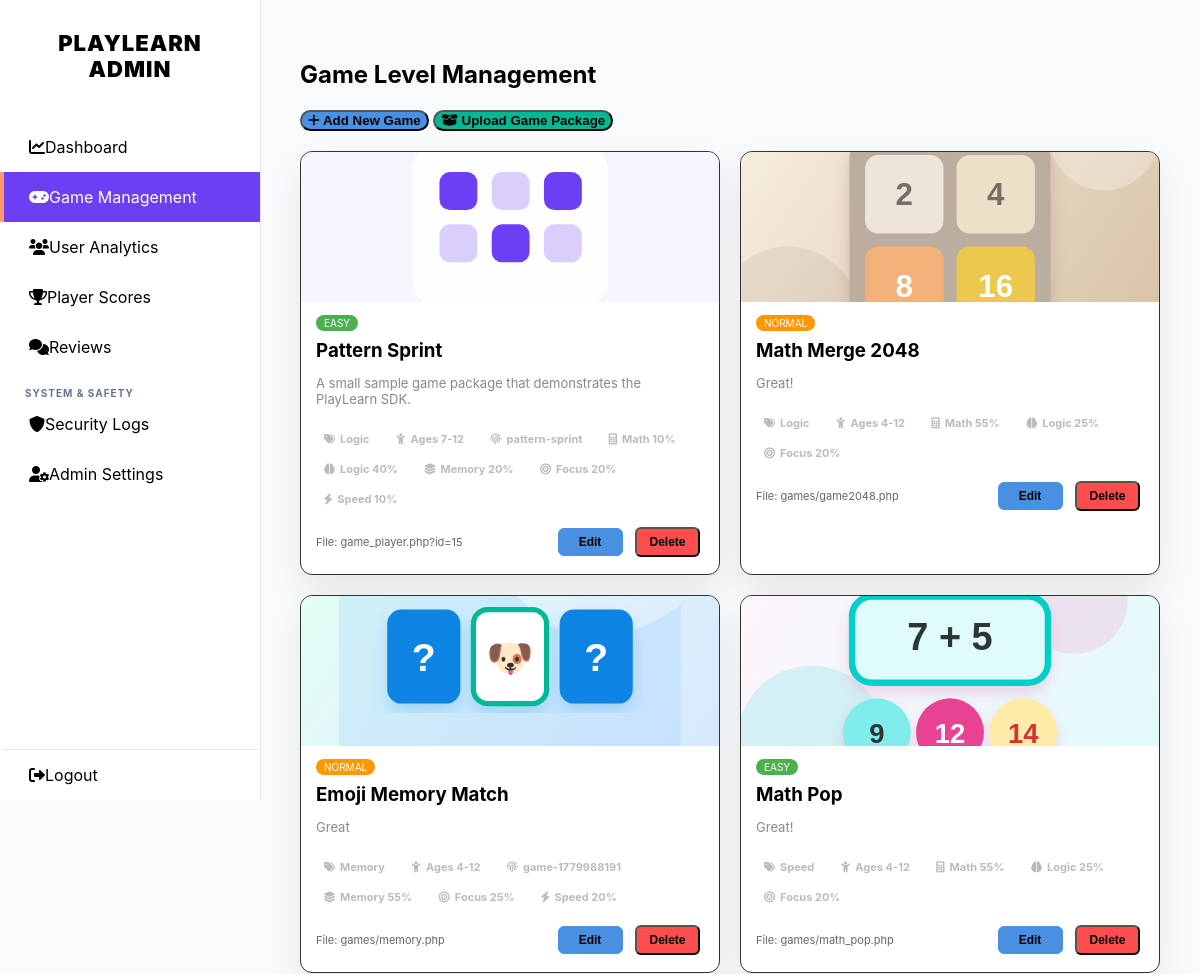
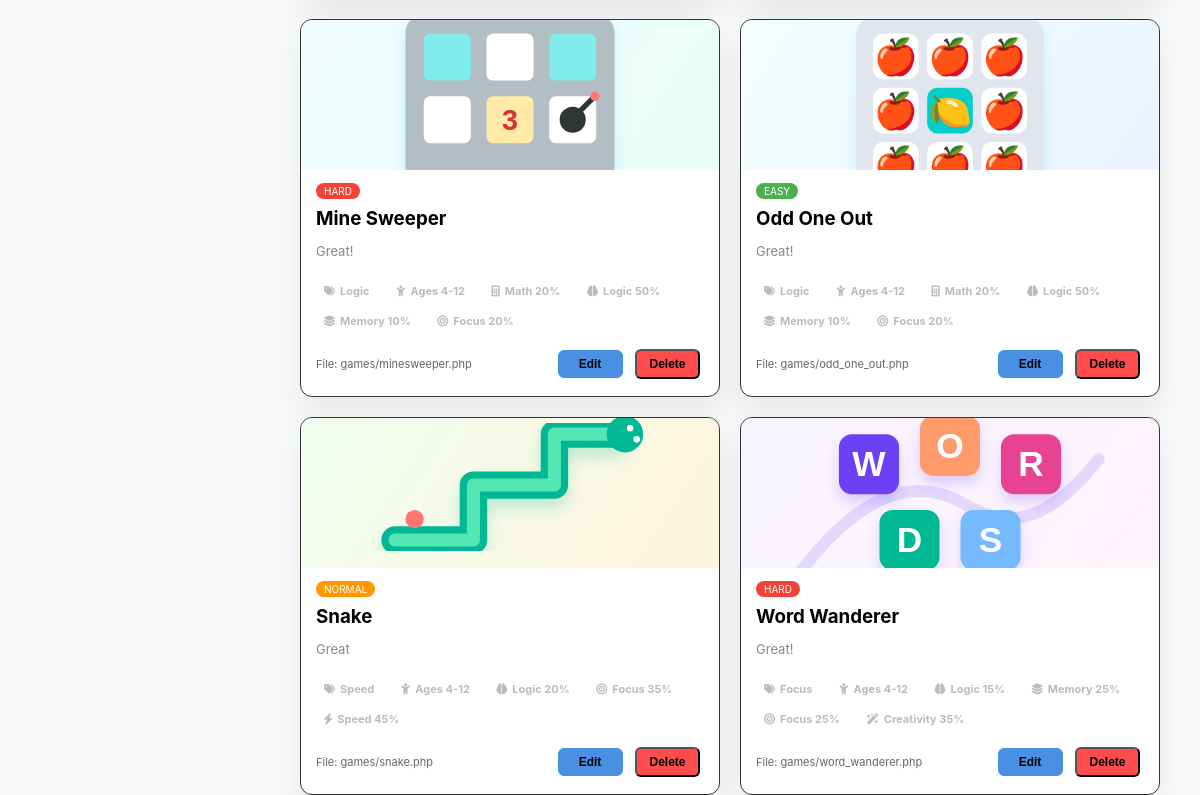
Screenshot of /admin_games.php (signed in) with the database file from the repository (2 pictures, top to bottom).
### tables this page shows
CREATE TABLE `levels` (
  `id` int(11) NOT NULL,
  `level_name` varchar(100) NOT NULL,
  `category` varchar(50) NOT NULL DEFAULT 'Logic',
  `level_description` text DEFAULT NULL,
  `difficulty` enum('Easy','Normal','Hard') DEFAULT 'Easy',
  `target_score` int(11) DEFAULT 100,
  `image_url` varchar(255) DEFAULT 'assets/img/default_level.jpg',
  `game_url` varchar(255) NOT NULL DEFAULT 'game2048.php',
  `custom_slug` varchar(80) DEFAULT NULL,
  `package_path` varchar(255) DEFAULT NULL,
  `package_status` enum('published','draft','rejected') NOT NULL DEFAULT 'published',
  `package_manifest` text DEFAULT NULL,
  `status` enum('published','draft') DEFAULT 'published',
  `created_at` timestamp NOT NULL DEFAULT current_timestamp(),
  `is_featured` tinyint(1) DEFAULT 0,
  `is_trending` tinyint(1) DEFAULT 0,
  `editor_choice` tinyint(1) NOT NULL DEFAULT 0
);

### includes/learning_helpers.php (called while the page is built, shortened)
<?php
function pl_skill_definitions() {
    return [
        'math' => ['label' => 'Math', 'icon' => 'fa-calculator', 'color' => '#4A90E2'],
        'logic' => ['label' => 'Logic', 'icon' => 'fa-brain', 'color' => '#6C3FF5'],
        'memory' => ['label' => 'Memory', 'icon' => 'fa-layer-group', 'color' => '#00B894'],
        'focus' => ['label' => 'Focus', 'icon' => 'fa-bullseye', 'color' => '#FF9B6B'],
        'speed' => ['label' => 'Speed', 'icon' => 'fa-bolt', 'color' => '#F4B400'],
        'creativity' => ['label' => 'Creativity', 'icon' => 'fa-wand-magic-sparkles', 'color' => '#E84393'],
    ];
}
function pl_default_game_covers() {
    return [
        '2048' => 'assets/game_covers/math_merge_2048.svg',
        'memory' => 'assets/game_covers/emoji_memory_match.svg',
        'math_pop' => 'assets/game_covers/math_pop.svg',
        'minesweeper' => 'assets/game_covers/mine_sweeper.svg',
        'mine' => 'assets/game_covers/mine_sweeper.svg',
        'odd_one_out' => 'assets/game_covers/odd_one_out.svg',
        'odd' => 'assets/game_covers/odd_one_out.svg',
        'snake' => 'assets/game_covers/snake_dash.svg',
        'word' => 'assets/game_covers/word_wanderer.svg',
    ];
}
function pl_game_cover_url($game) {
    $name = strtolower($game['level_name'] ?? '');
    $url = strtolower($game['game_url'] ?? '');
    $covers = pl_default_game_covers();
    foreach ($covers as $needle => $cover) {
        if (strpos($name, $needle) !== false || strpos($url, $needle) !== false) {
            return $cover;
        }
    }
    return $game['image_url'] ?? 'img/default-game.png';
}
function pl_ensure_learning_schema($conn) {
    $conn->query("CREATE TABLE IF NOT EXISTS game_skill_weights (
        id INT AUTO_INCREMENT PRIMARY KEY,
        game_id INT NOT NULL,
        skill_key VARCHAR(30) NOT NULL,
        weight TINYINT UNSIGNED NOT NULL DEFAULT 0,
        updated_at TIMESTAMP DEFAULT CURRENT_TIMESTAMP ON UPDATE CURRENT_TIMESTAMP,
        UNIQUE KEY uniq_game_skill (game_id, skill_key)
    ) ENGINE=InnoDB DEFAULT CHARSET=utf8mb4");
    $conn->query("CREATE TABLE IF NOT EXISTS game_age_bands (
        game_id INT NOT NULL PRIMARY KEY,
        min_age TINYINT UNSIGNED NOT NULL DEFAULT 4,
        max_age TINYINT UNSIGNED NOT NULL DEFAULT 12,
        updated_at TIMESTAMP DEFAULT CURRENT_TIMESTAMP ON UPDATE CURRENT_TIMESTAMP
    ) ENGINE=InnoDB DEFAULT CHARSET=utf8mb4");
    $level_columns = [
        'custom_slug' => "ALTER TABLE levels ADD COLUMN custom_slug VARCHAR(80) NULL AFTER game_url",
        'package_path' => "ALTER TABLE levels ADD COLUMN package_path VARCHAR(255) NULL AFTER custom_slug",
        'package_status' => "ALTER TABLE levels ADD COLUMN package_status ENUM('published','draft','rejected') NOT NULL DEFAULT 'published' AFTER package_path",
        'package_manifest' => "ALTER TABLE levels ADD COLUMN package_manifest TEXT NULL AFTER package_status",
    ];
    foreach ($level_columns as $column => $sql) {
        $exists = $conn->query("SHOW COLUMNS FROM levels LIKE '$column'");
    }
    $conn->query("CREATE TABLE IF NOT EXISTS parent_controls (
        id INT AUTO_INCREMENT PRIMARY KEY,
        parent_id INT NOT NULL,
        child_id INT NOT NULL,
        can_clear_history TINYINT(1) NOT NULL DEFAULT 0,
        can_unlink_child TINYINT(1) NOT NULL DEFAULT 1,
        can_update_child_profile TINYINT(1) NOT NULL DEFAULT 0,
        created_at TIMESTAMP DEFAULT CURRENT_TIMESTAMP,
        updated_at TIMESTAMP DEFAULT CURRENT_TIMESTAMP ON UPDATE CURRENT_TIMESTAMP,
        UNIQUE KEY uniq_parent_child (parent_id, child_id)
    ) ENGINE=InnoDB DEFAULT CHARSET=utf8mb4");
    $conn->query("CREATE TABLE IF NOT EXISTS parent_learning_targets (
        id INT AUTO_INCREMENT PRIMARY KEY,
        parent_id INT NOT NULL,
        child_id INT NOT NULL,
        skill_key VARCHAR(30) NOT NULL,
        target_value TINYINT UNSIGNED NOT NULL DEFAULT 70,
        note VARCHAR(255) DEFAULT NULL,
        due_date DATE DEFAULT NULL,
        status ENUM('active','completed','archived') NOT NULL DEFAULT 'active',
        created_at TIMESTAMP DEFAULT CURRENT_TIMESTAMP,
        updated_at TIMESTAMP DEFAULT CURRENT_TIMESTAMP ON UPDATE CURRENT_TIMESTAMP,
        UNIQUE KEY uniq_parent_child_skill (parent_id, child_id, skill_key)
    ) ENGINE=InnoDB DEFAULT CHARSET=utf8mb4");
    $score_columns = [
        'correct_answers' => "ALTER TABLE game_scores ADD COLUMN correct_answers INT NULL AFTER level_reached",
        'total_questions' => "ALTER TABLE game_scores ADD COLUMN total_questions INT NULL AFTER correct_answers",
        'reaction_time_ms' => "ALTER TABLE game_scores ADD COLUMN reaction_time_ms INT NULL AFTER total_questions",
        'duration_seconds' => "ALTER TABLE game_scores ADD COLUMN duration_seconds INT NULL AFTER reaction_time_ms",
    ];
    foreach ($score_columns as $column => $sql) {
        $exists = $conn->query("SHOW COLUMNS FROM game_scores LIKE '$column'");
    }
    $user_columns = [
        'ic_number' => "ALTER TABLE users ADD COLUMN ic_number VARCHAR(40) NULL AFTER gender",
        'ban_reason' => "ALTER TABLE users ADD COLUMN ban_reason VARCHAR(255) NULL AFTER status",
        'banned_at' => "ALTER TABLE users ADD COLUMN banned_at DATETIME NULL AFTER ban_reason",
    ];
    foreach ($user_columns as $column => $sql) {
        $exists = $conn->query("SHOW COLUMNS FROM users LIKE '$column'");
    }
}
function pl_get_game_weights($conn, $game_id, $game_name = '', $category = '') {
    pl_ensure_learning_schema($conn);
    $weights = array_fill_keys(array_keys(pl_skill_definitions()), 0);
    $game_id = intval($game_id);
    $res = $conn->query("SELECT skill_key, weight FROM game_skill_weights WHERE game_id = $game_id");
    if ($res && $res->num_rows > 0) {
        while ($row = $res->fetch_assoc()) {
            if (array_key_exists($row['skill_key'], $weights)) {
                $weights[$row['skill_key']] = intval($row['weight']);
            }
        }
        return $weights;
    }
    return pl_default_skill_weights($game_name, $category);
}
?>

### admin_games.php (the view, shortened to what this page needs)
<?php
require 'db_conn.php';
require_once 'includes/learning_helpers.php';
$skills = pl_skill_definitions();
?>
<!DOCTYPE html>
<html lang="en">
<head>
    <link rel="stylesheet" href="https://cdnjs.cloudflare.com/ajax/libs/font-awesome/6.0.0/css/all.min.css">
    <link rel="stylesheet" href="css/admin_global.css?v=<?php echo time(); ?>">
</head>
<body>
    <?php include('includes/sidebar.php'); ?>
    <main class="main-content">
        <div class="header-row">
            <h2>Game Level Management</h2>
            <button id="addGameBtn" class="studio-btn" style="background: var(--accent-blue);" onclick="openModal()">
                <i class="fas fa-plus"></i> Add New Game
            </button>
            <button class="studio-btn" style="background:#00b894;" onclick="openPackageModal()">
                <i class="fas fa-box-open"></i> Upload Game Package
            </button>
        </div>
        <div class="level-card-grid">
            <?php
            $res = $conn->query("SELECT * FROM levels ORDER BY id DESC");
            while($level = $res->fetch_assoc()):
                $level['skill_weights'] = pl_get_game_weights($conn, $level['id'], $level['level_name'], $level['category']);
                $age_res = $conn->query("SELECT min_age, max_age FROM game_age_bands WHERE game_id = " . intval($level['id']));
                $age_band = ($age_res && $age_res->num_rows > 0) ? $age_res->fetch_assoc() : ['min_age' => 4, 'max_age' => 12];
                $level['min_age'] = intval($age_band['min_age']);
                $level['max_age'] = intval($age_band['max_age']);
                $display_image_url = pl_game_cover_url($level);
            ?>
            <div class="level-card">
                <div class="level-img" style="background-image: url('<?php echo htmlspecialchars($display_image_url); ?>');"></div>
                <div class="level-info">
                    <span class="diff-badge diff-<?php echo $level['difficulty']; ?>"><?php echo $level['difficulty']; ?></span>
                    <h3 style="margin: 10px 0 5px;"><?php echo htmlspecialchars($level['level_name']); ?></h3>
                    <p style="font-size: 13px; color: #888;"><?php echo htmlspecialchars($level['level_description']); ?></p>
                    <div>
                        <span class="meta-chip"><i class="fas fa-tags"></i> <?php echo htmlspecialchars($level['category']); ?></span>
                        <span class="meta-chip"><i class="fas fa-child"></i> Ages <?php echo $level['min_age']; ?>-<?php echo $level['max_age']; ?></span>
                        <?php if (!empty($level['custom_slug'])): ?>
                            <span class="meta-chip"><i class="fas fa-fingerprint"></i> <?php echo htmlspecialchars($level['custom_slug']); ?></span>
                        <?php endif; ?>
                        <?php foreach ($level['skill_weights'] as $skill_key => $weight): ?>
                            <?php if ($weight > 0 && isset($skills[$skill_key])): ?>
                                <span class="meta-chip"><i class="fas <?php echo $skills[$skill_key]['icon']; ?>"></i> <?php echo $skills[$skill_key]['label']; ?> <?php echo $weight; ?>%</span>
                            <?php endif; ?>
                        <?php endforeach; ?>
                    </div>
                    <div style="display: flex; justify-content: space-between; align-items: center; margin-top: 15px;">
                        <span style="font-size: 11px; color: #666;">File: <?php echo $level['game_url']; ?></span>
                        <div>
                            <button class="studio-btn" style="padding: 5px 10px; font-size: 11px; background: var(--accent-blue);"
                                    onclick="openEditModal(<?php echo htmlspecialchars(json_encode($level)); ?>)">
                                Edit
                            </button>
                            <button
                                type="button"
                                class="studio-btn"
                                style="padding: 5px 10px; font-size: 11px; background: #ff4d4d;"
                                data-delete-url="process_delete_game.php?id=<?php echo $level['id']; ?>"
                                data-game-name="<?php echo htmlspecialchars($level['level_name'], ENT_QUOTES); ?>"
                                onclick="openDeleteGameModal(this)">
                                Delete
                            </button>
                        </div>
                    </div>
                </div>
            </div>
            <?php endwhile; ?>
        </div>
    </main>
</body>
</html>

### css/admin_global.css (style rules this page uses)
:root { --bg-dark: #121212; --card-dark: #1e1e1e; --sidebar-bg: #000000; --sidebar-hover: #1a1a1a; --text-main: #ffffff; --text-gray: #aaaaaa; --accent-blue: #3b5998; --border-color: #333333; --input-bg: #2a2a2a; }
body.light-mode { --bg-dark: #f8fafc; --card-dark: #ffffff; --sidebar-bg: #ffffff; --sidebar-hover: #4A90E2; --text-main: #000000; --text-gray: #64748b; --accent-blue: #4A90E2; --border-color: #e2e8f0; }
body { font-family: 'Inter', sans-serif; background-color: var(--bg-dark); color: var(--text-main); margin: 0; display: flex; transition: background-color 0.3s, color 0.3s; }
.main-content { margin-left: 260px; width: calc(100% - 260px); padding: 40px; box-sizing: border-box; }
h2, h3, h4, .card-title, .stat-card p { color: var(--text-main); }
p, .stat-card h3 { color: var(--text-gray); }
.main-content table button, .main-content table .studio-btn, .main-content table .btn-ban, .main-content table a, .main-content div[class*="card"] a, .main-content div[class*="card"] button { display: inline-block !important; vertical-align: middle !important; width: auto !important; min-width: 65px !important; padding: 6px 12px !important; font-size: 12px !important; font-weight: 600 !important; border-radius: 6px !important; text-align: center !important; text-decoration: none !important; margin: 2px 4px !important; cursor: pointer !important; transition: all 0.2s ease !important; box-sizing: border-box !important; }
.main-content table .studio-btn, .main-content table .btn-view, .main-content table button[onclick*="goToUserManagement"], .main-content table button[onclick*="viewUserDetails"], .main-content div[class*="card"] a[href*="edit"], .main-content div[class*="card"] button[onclick*="openEditModal"] { background-color: #4A90E2 !important; border: 1px solid #4A90E2 !important; color: #000000 !important; }
:root { --accent-purple: #6C3FF5; --accent-orange: #FF9B6B; --accent-yellow: #E8D754; --accent-blue: #4A90E2; }
.stat-card, .content-card, .level-card { border-radius: 18px; box-shadow: 0 16px 35px rgba(0, 0, 0, 0.08); }
.studio-btn, button[type="submit"], input[type="submit"] { border-radius: 999px !important; font-weight: 800 !important; }
.diff-badge, .badge { border-radius: 999px; }

### admin_games.php (style rules this page uses)
.level-card-grid { display: grid; grid-template-columns: repeat(auto-fill, minmax(280px, 1fr)); gap: 20px; margin-top: 20px; }
.level-card { background: var(--card-dark); border: 1px solid #333; border-radius: 12px; overflow: hidden; transition: 0.3s; }
.level-img { width: 100%; height: 150px; background: #333; background-size: cover; background-position: center; }
.level-info { padding: 15px; }
.diff-badge { font-size: 10px; padding: 2px 8px; border-radius: 10px; text-transform: uppercase; color: white; }
.diff-Easy { background: #4caf50; }
.diff-Normal { background: #ff9800; }
.diff-Hard { background: #f44336; }
.meta-chip { display: inline-flex; align-items: center; gap: 5px; padding: 4px 8px; border-radius: 999px; background: rgba(255,255,255,0.08); color: #bbb; font-size: 11px; font-weight: 700; margin: 8px 6px 0 0; }

### rows the page displays
levels: image_url (picture), difficulty "EASY", level_name "Pattern Sprint", level_description "A small sample game package that demonstrates the PlayLearn SDK.", category "Logic", min_age "7", max_age "12", custom_slug "pattern-sprint", label "Math", weight "10", label "Logic", weight "40", label "Memory", weight "20", label "Focus", label "Speed", game_url "game_player.php?id=15", id "15"
levels: shows a picture, difficulty "NORMAL", level_name "Math Merge 2048", level_description "Great!", category "Logic", min_age "4", id "12", label "Math", weight "55", label "Logic", weight "25", label "Focus", weight "20", game_url "games/game2048.php"
levels: shows a picture, difficulty "NORMAL", level_name "Emoji Memory Match", level_description "Great", category "Memory", min_age "4", max_age "12", custom_slug "game-1779988191", label "Memory", weight "55", label "Focus", weight "25", label "Speed", weight "20", game_url "games/memory.php"
levels: shows a picture, difficulty "EASY", level_name "Math Pop", level_description "Great!", category "Speed", min_age "4", max_age "12", label "Math", weight "55", label "Logic", weight "25", label "Focus", weight "20", game_url "games/math_pop.php", id "10"
levels: shows a picture, difficulty "HARD", level_name "Mine Sweeper", level_description "Great!", category "Logic", min_age "4", max_age "12", label "Math", weight "20", label "Logic", weight "50", label "Memory", label "Focus", game_url "games/minesweeper.php"
levels: shows a picture, difficulty "EASY", level_name "Odd One Out", level_description "Great!", category "Logic", min_age "4", max_age "12", label "Math", weight "20", label "Logic", weight "50", label "Memory", label "Focus", game_url "games/odd_one_out.php"
levels: shows a picture, difficulty "NORMAL", level_name "Snake", level_description "Great", category "Speed", min_age "4", max_age "12", label "Logic", weight "20", label "Focus", weight "35", label "Speed", weight "45", game_url "games/snake.php"
levels: shows a picture, difficulty "HARD", level_name "Word Wanderer", level_description "Great!", category "Focus", min_age "4", max_age "12", label "Logic", label "Memory", weight "25", label "Focus", label "Creativity", weight "35", game_url "games/word_wanderer.php"
